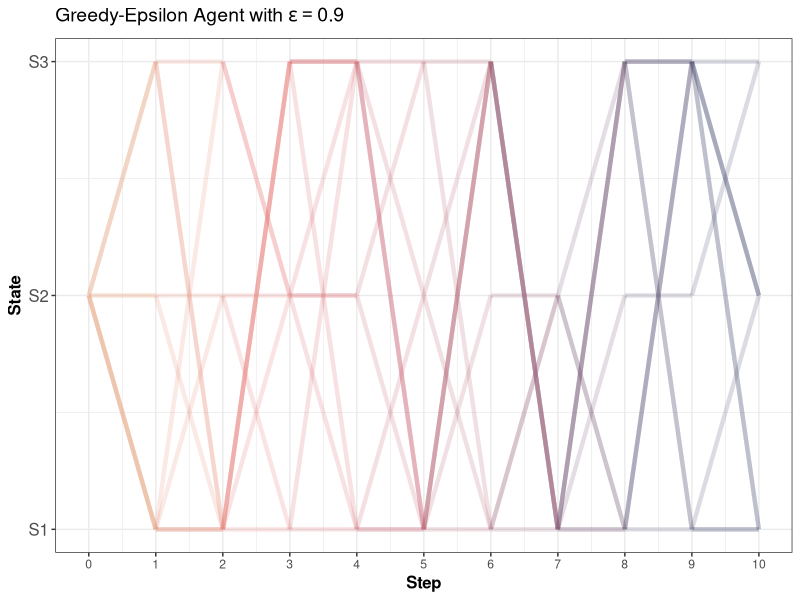
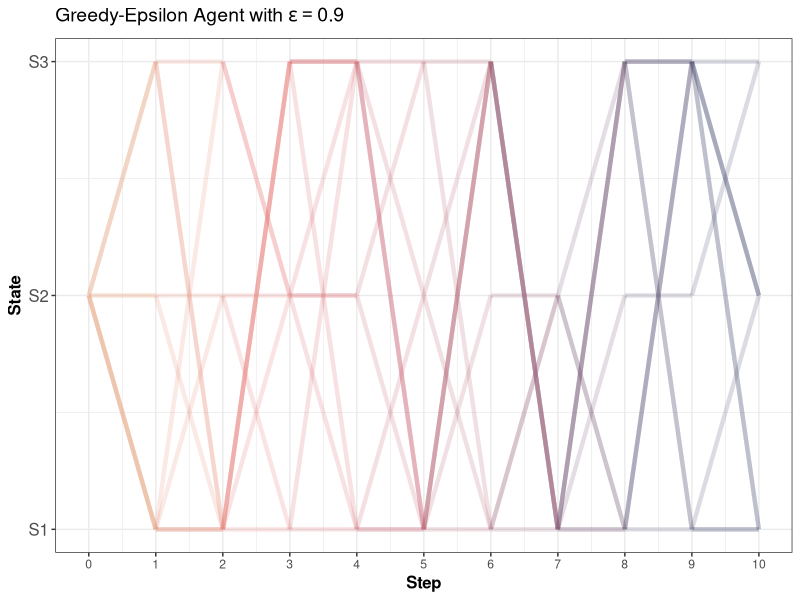

Here is the R script that generated these plots, in order:
# GENED 1125 PSET #3
# PROBLEM 1.2
# Ayush Noori

# load libraries
library(data.table)
library(purrr)
library(magrittr)
library(ggplot2)

# list all possible states and associated rewards
states = list(s1 = 7, s2 = 3, s3 = 5)

# for an epsilon-greedy agent, define epsilon and the initial states
simulate_agent = function(epsilon = 0.1, initial_state = "s2", verbose = F) { 
  
  # define vector to hold all states
  steps = c()
  
  # define initial state
  greedy = states[initial_state]
  steps[1] = names(greedy)
  
  # iterate over states
  for(i in 1:10) {
    
    # sample the uniform distribution
    probability = runif(1)
    
    # sample some random node as the next state
    if(probability <= epsilon) {
      
      # select potential next state
      if (verbose) message(">> Explore!")
      next_state = sample(states, 1)
      steps[i+1] = names(next_state)
      
      # message next state
      if (verbose) message("Step ", i, ": ", names(next_state), " (", next_state, ")")
      
      # check if next state is more rewarding
      if (next_state[[1]] > greedy[[1]]) {
        
        # update the greedy node
        greedy = next_state
        
      }
      
    } else { # visit the greedy node
      
      steps[i+1] = names(greedy)
      if (verbose) message("Step ", i, ": ", names(greedy), " (", greedy, ")")
      
    }
    
  }
  
  # return nodes
  return(steps)
  
}

# run 10 simulations
sim_epsilon = 0.9
sims = map(1:10, ~simulate_agent(epsilon = sim_epsilon, initial_state = "s2", verbose = F))

# visualize simulations
sims = map(sims, ~as.numeric(factor(.x, levels = names(states), labels = 1:3)))
# sim_sum = sum(map_lgl(sims, ~any(.x != 2)))
sims_df = map_dfr(1:length(sims), ~data.table(Simulation = .x, Step = 0:10, State = sims[[.x]]))

# create visualization
p = ggplot(sims_df, aes(x = Step, y = State, group = Simulation)) +
  geom_line(aes(color = Step), alpha = 0.2, size = 1.5) +
  ggtitle(bquote("Greedy-Epsilon Agent with" ~ epsilon == .(sim_epsilon))) +
  scale_colour_gradientn(colours = c("#eaac8b", "#e56b6f", "#b56576", "#6d597a", "#355070")) +
  scale_x_continuous(n.breaks = 11) +
  scale_y_continuous(breaks = 1:3, labels = c("S1", "S2", "S3")) +
  theme_bw() +
  theme(
    plot.title = element_text(face = "bold", size = 14),
    axis.title = element_text(face = "bold", size = 12),
    axis.text.y = element_text(size = 12),
    legend.position = "none"
  )

# save figure
dir = "Figures"
ggsave(file.path(dir, paste0("Greedy-Epsilon ", sim_epsilon, ".pdf")), p, width = 8, height = 6)
ggsave(file.path(dir, paste0("Greedy-Epsilon ", sim_epsilon, ".png")), p, width = 8, height = 6)
